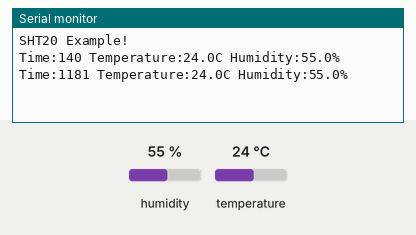
This sketch was run on a simulated Arduino Uno, built with avr-gcc and run on an emulated ATmega328P. Shown: the last lines printed to the serial monitor. The test bench sets the inputs (shaded band); at power-on: humidity 55 %, temperature 24 °C.

Above: at 1.3 s.
1.4 s: humidity set to 22 %
At 2.6 s:
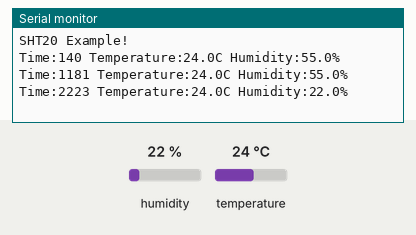
2.9 s: temperature set to 12 °C
At 3.6 s:
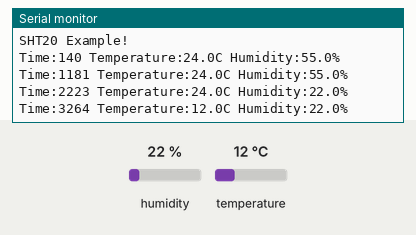
4.4 s: humidity set to 40 %
At 4.4 s:
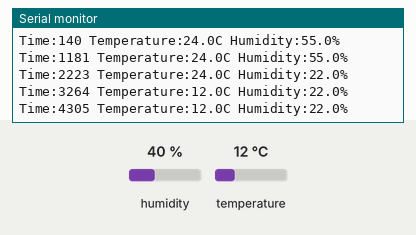
Timing chart, 0 to 7.4 s (numbered marks = the images above; inputs shaded):
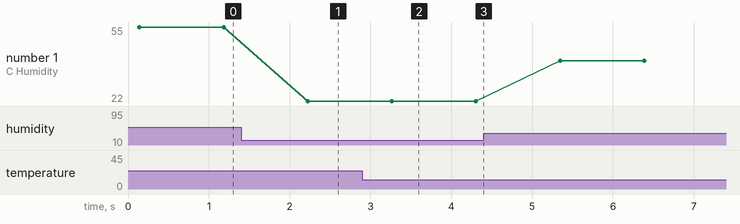

The sketch:

SHT20.ino
```cpp
#include <Wire.h>
#include "DFRobot_SHT20.h"

DFRobot_SHT20 sht20;

void setup(){
	Serial.begin(115200);
	Serial.println("SHT20 Example!");
	sht20.initSHT20();
	delay(100);
	sht20.checkSHT20();
}

void loop(){
	float humd = sht20.readHumidity();
	float temp = sht20.readTemperature();

	Serial.print("Time:");
	Serial.print(millis());
	Serial.print(" Temperature:");
	Serial.print(temp, 1);
	Serial.print("C");
	Serial.print(" Humidity:");
	Serial.print(humd, 1);
	Serial.print("%");
	Serial.println();

	delay(1000);
}
```

Measured:
- after the input at 1.4 s, the serial monitor: prints a new line after 0.82 s (image 1)
- after the input at 2.9 s, the serial monitor: prints a new line after 0.36 s (image 2)
- plotted number 1: 55 → 22 after the input at 1.4 s, 22 → 40 after the input at 4.4 s
